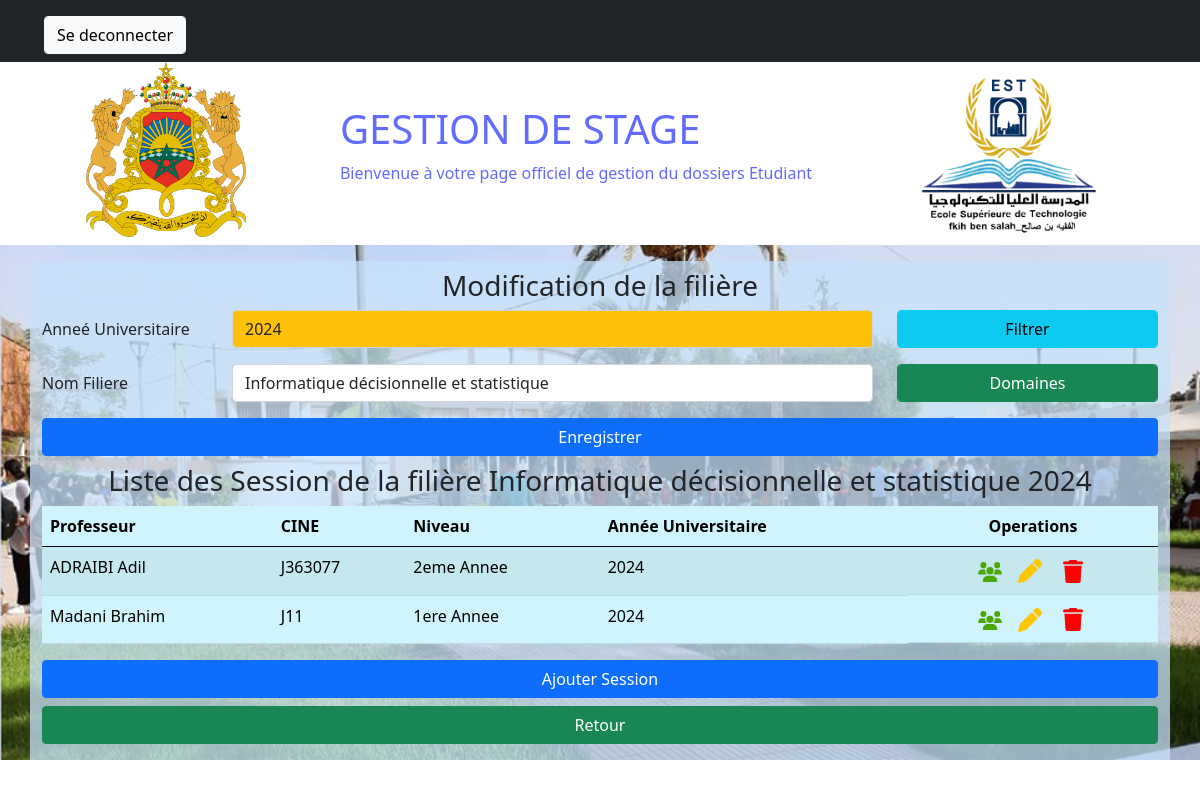
The page /updateFiliere/9 (signed in) on the database its author committed.
### manager/models.py (models this page shows, shortened)
class Filiere(models.Model):
    Nom_filiere = models.CharField(max_length=100, unique=True)

class Prof_Filiere(models.Model):
    NIVEAUX = (
        ("1ere Annee", "1ere Annee"),
        ("2eme Annee", "2eme Annee"),
        ('Licence Professionelle', 'Licence Professionelle'),
    )
    Niveau = models.CharField(max_length=50 , choices = NIVEAUX, null=False)
    prof = models.ForeignKey(Prof, on_delete=models.DO_NOTHING)
    filiere = models.ForeignKey(Filiere, on_delete=models.DO_NOTHING)
    Annee = models.DateField(auto_now=False, auto_now_add=False,  null=False)
    class Meta:
        unique_together = ('Niveau', 'filiere', 'prof', 'Annee')
        ordering = ['Annee', 'prof', 'Niveau']

class User(AbstractUser):
    class Role(models.TextChoices):
        ADMIN="ADMIN", 'ADMIN'
        PROF="PROF", 'PROF'
        ETUDIANT="ETUDIANT", 'ETUDIANT'
    SEX = (
        ("Male", "Male"),
        ('Female', 'Female'),
    )
    base_role=Role.ADMIN
    base_role1=Role.ETUDIANT
    role = models.CharField(max_length = 20, choices= Role)
    Sex =  models.CharField(max_length = 10, choices=SEX)
    adresse=models.TextField(max_length=150,null=True)
    tel=models.CharField(max_length=40,null=True)
    Napog=models.IntegerField(default=0,null=True)
    CNE=models.CharField(max_length=50,null=True)
    dateN= models.DateField(auto_now=False, auto_now_add=False, null=True)
    lieuxN = models.CharField(max_length=50,null=True)
    SPC = models.CharField(max_length = 50,null=True)

### manager/views.py (the view, shortened to what this page needs)
# urls.py: path('updateFiliere/<int:pk>', views.updateFiliere, name='updateFiliere'),
def updateFiliere(request, pk):
    if request.user.is_authenticated and request.user.role == 'ADMIN':
        filiere=Filiere.objects.get(pk=pk)
        annee=f'{datetime.date.today().year}-01-01'
        pfs=Prof_Filiere.objects.filter(filiere=filiere, Annee=annee)
        a=datetime.date.today().year
        return render(request, 'manager/updateFiliereAdmin.html', {'filiere':filiere, 'Sessions':pfs, 'Annee':a})
    else:
        return redirect('index')

### templates/manager/updateFiliereAdmin.html (shortened to what this page needs)
{% extends 'manager/base.html' %}
{% load static %}
{% block content %}
<div class="form container">
    <h3>Modification de la filière</h3>
    <form id="myForm" action="{% url 'updateFiliere' pk=filiere.pk %}" method="post">
      <div class="mb-3 row">
        <label for="Annee" class="col-sm-2 col-form-label">Anneé Universitaire</label>
        <div class="col-sm-7">
          <input type="number" class="form-control bg-warning" id="Annee" value="{{ Annee }}" name="Annee" />
        </div>
         <div  class="col-sm-3">
          <button class=" form-control btn btn-info" type="submit">Filtrer</button>
        </div>
      </div>
      </form>
    <form  action="{% url 'updateFiliere' pk=filiere.pk %}" method="POST">
    <div class="mb-3 row">
        <label for="nomFil" class="col-sm-2 col-form-label">Nom Filiere</label>
        <div class="col-sm-7">
          <input type="text" class="form-control" id="nomFil" name="nomFil" value="{{ filiere.Nom_filiere }}" />
        </div>
        <div class="col-sm-3">
          <a href="{% url 'domainesAdmin' filiere.Nom_filiere %}" class="form-control btn btn-success">Domaines</a>
        </div>
    </div>
    <div class="d-grid gap-2  my-2">
      <button class="btn btn-primary" type="submit">Enregistrer</button>
    </div>
    </form>
    {% if Sessions %}
    <h3>Liste des Session de la filière {{ filiere.Nom_filiere }}  {{ Annee }} </h3>
    <table class="table table-info table-striped">
        <thead>
          <tr>
            <th scope="col">Professeur</th>
            <th scope="col">CINE</th>
            <th scope="col">Niveau</th>
            <th scope="col">Année Universitaire</th>
            <th class="d-flex justify-content-center py-sm-4 py-lg-2" scope="col">Operations</th>
          </tr>
        </thead>
        <tbody>
          {% for session in Sessions %}
          <tr>
            <td>{{ session.prof.last_name }} {{ session.prof.first_name }}</td>
            <td>{{ session.prof.username }}</td>
            <td>{{ session.Niveau }}</td>
            <td>{{ session.Annee.year }}</td>
            <td class="d-flex justify-content-center align-items-center py-sm-4 py-lg-1">
              <a class="mx-2" href="{% url 'listEtudiants' session.Niveau filiere.Nom_filiere session.Annee.year session.prof.username  %}">
                <img src="{% static 'icons/users-solid.svg' %}" alt="Show" width="24">
              </a>
              <a class="mx-2" href="{% url 'updateSession' session.Niveau session.filiere.Nom_filiere session.Annee.year  session.prof.username %}">
                <img src="{% static 'icons/pen-solid.png' %}" alt="Show" width="24">
              </a>
              <form action="{% url 'deleteSession' session.id %}" method="post">
                <button class="btn btn-outline" type="submit" onclick="confirmDeletion(event)">
                  <img src="{% static 'icons/trash-solid.png' %}" alt="delete" width="20">
                </button>
              </form>
            </td>
          </tr>
          {% endfor %}
        </tbody>
      </table>
      {% else %}
      <h3>Pas de session pour la filière {{ filiere.Nom_filiere }}  {{ Annee }}</h3>
      {% endif %}
    <div class="d-grid gap-2 my-2">
        <a href="{% url 'newfiliereAdmin' filiere.pk %}" class="btn btn-primary">Ajouter Session</a>
    </div>
    <div class="d-grid gap-2 my-2">
      <a class="btn btn-success" href="{% url 'filiereAdmin' %}" >Retour</a>
  </div>
</div>
{% endblock content %}

### manager/static/css/style.css (style rules this page uses)
body { background-image: url("../2.png"); background-size: cover; background-repeat: no-repeat; box-sizing: border-box; }
.form { background-color: rgba(199, 226, 250, 0.747); padding: 8px 5vw; margin-top: 16px; }
h3 { text-align: center; }

### rows shown on the page
Filiere: nomFil "Informatique décisionnelle et statistique", Nom_filiere "Informatique décisionnelle et statistique"
Prof_Filiere: prof.last_name "ADRAIBI", prof.first_name "Adil", prof.username "J363077", Niveau "2eme Annee", Annee.year "2024"
Prof_Filiere: prof.last_name "Madani", prof.first_name "Brahim", prof.username "J11", Niveau "1ere Annee", Annee.year "2024"
